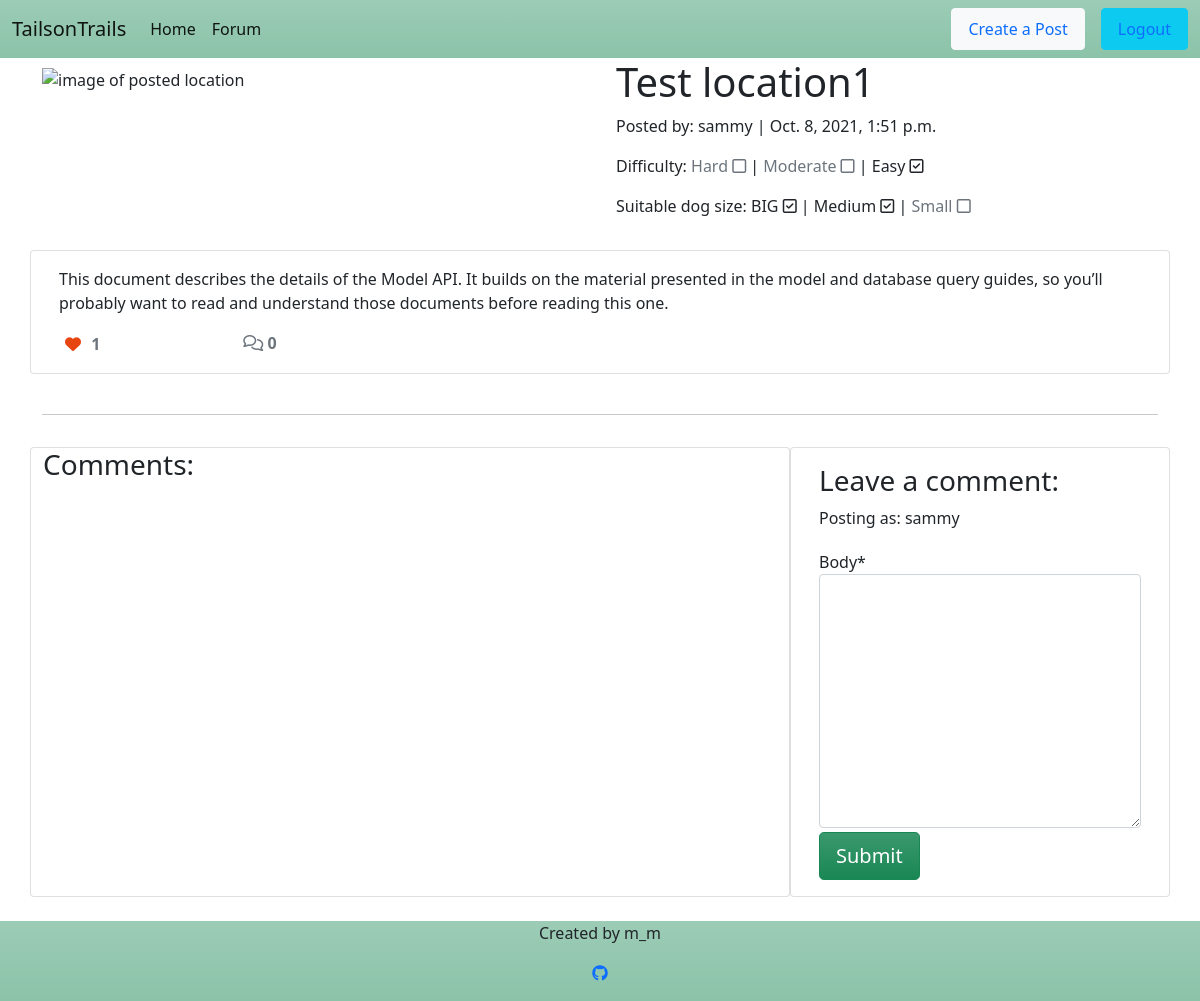
Before: /test-location1/ (signed in) with the older database file.
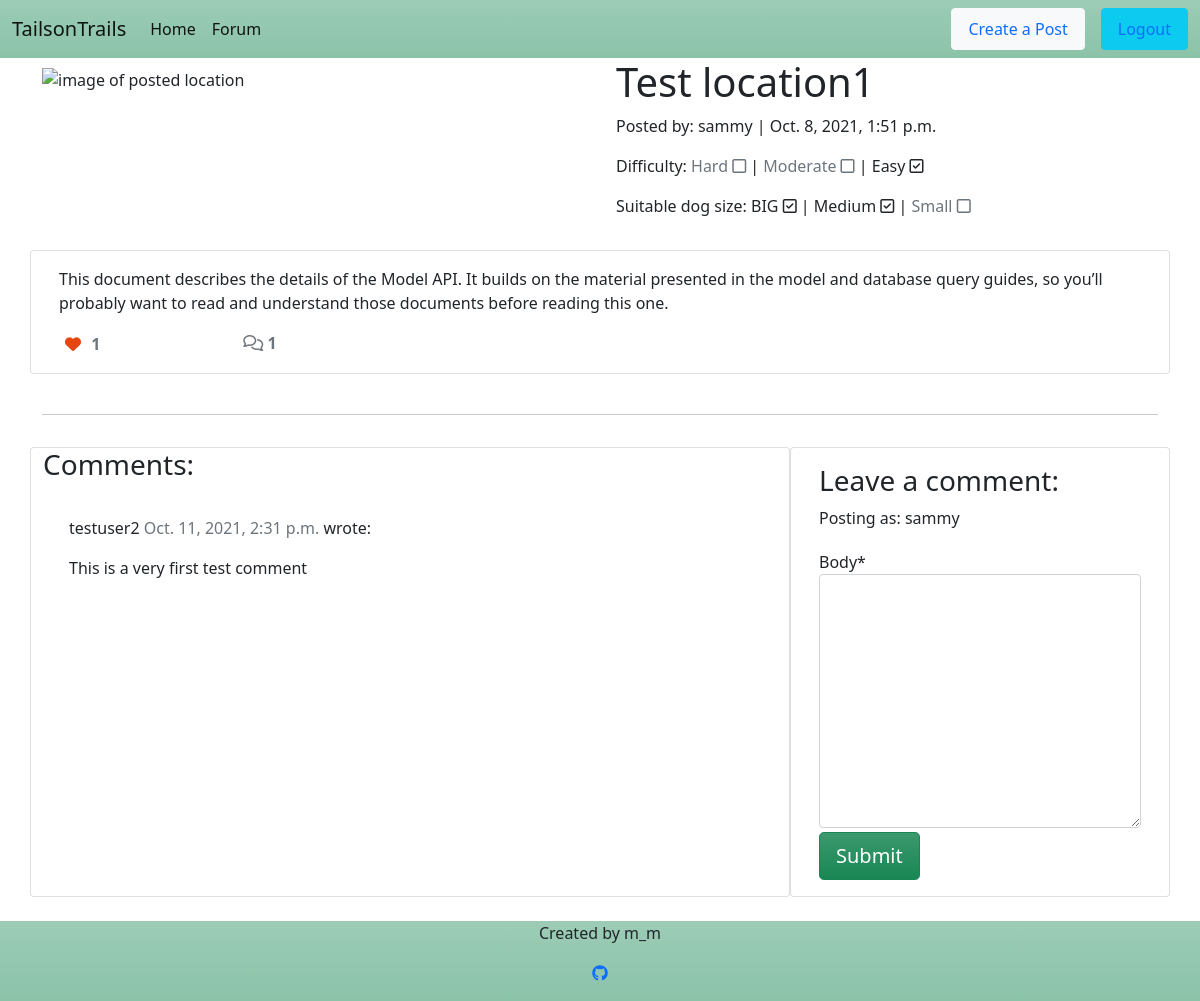
After: the same page with the newer database file.
### forum/models.py (models this page shows, shortened)
class Post(models.Model):
    location = models.CharField(max_length=50)
    slug = models.SlugField(max_length=200, unique=True)
    author = models.ForeignKey(
        User, on_delete=models.CASCADE, related_name="forum_posts"
    )
    featured_image = CloudinaryField('image', default='placeholder')
    excerpt = models.TextField(blank=True)
    updated_on = models.DateTimeField(auto_now=True)
    content = models.TextField()
    difficulty_hard = models.BooleanField(default=False)
    difficulty_moderate = models.BooleanField(default=False)
    difficulty_easy = models.BooleanField(default=False)
    breed_big = models.BooleanField(default=False)
    breed_mid = models.BooleanField(default=False)
    breed_sml = models.BooleanField(default=False)
    created_on = models.DateTimeField(auto_now_add=True)
    status = models.IntegerField(choices=STATUS, default=0)
    likes = models.ManyToManyField(
        User, related_name='blogpost_like', blank=True)
    class Meta:
        ordering = ["-created_on"]
    def number_of_likes(self):
        return self.likes.count()

class Comment(models.Model):
    post = models.ForeignKey(Post, on_delete=models.CASCADE,
                             related_name="comments")
    name = models.CharField(max_length=80)
    email = models.EmailField()
    body = models.TextField()
    created_on = models.DateTimeField(auto_now_add=True)
    approved = models.BooleanField(default=False)
    class Meta:
        ordering = ["created_on"]

### forum/views.py (the view, shortened to what this page needs)
# urls.py: path('<slug:slug>/', views.PostDetail.as_view(), name='post_detail'),
class PostDetail(View):
    @method_decorator(login_required, name='home')
    def get(self, request, slug, *args, **kwargs):
        queryset = Post.objects.filter(status=1)
        post = get_object_or_404(queryset, slug=slug)
        comments = post.comments.filter(approved=True).order_by("-created_on")
        liked = False
        if post.likes.filter(id=self.request.user.id).exists():
            liked = True
        return render(
            request,
            "post_detail.html",
            {
                "post": post,
                "comments": comments,
                "commented": False,
                "liked": liked,
                "comment_form": CommentForm()
            },
        )

### forum/forms.py
class CommentForm(forms.ModelForm):
    class Meta:
        model = Comment
        fields = ('body',)

### templates/post_detail.html (shortened to what this page needs)
{% extends 'base.html' %} {% block content %}
{% load crispy_forms_tags %}
<div class="masthead">
    <div class="container">
        <div class="row g-0">
            <div class="col-12 col-md-6 mt-2">
                {% if "placeholder" in post.featured_image.url %}
                <img src="https://codeinstitute.s3.amazonaws.com/fullstack/blog/default.jpg" alt="default image" width="100%">
                {% else %}
                <img src=" {{ post.featured_image.url }}" alt="image of posted location" width="100%">
                {% endif %}
            </div>
            <div class="col-md-6 ps-3">
                <h1 class="post-title">{{ post.location }}</h1>
                <p class="post-subtitle">Posted by: {{ post.author }} | {{ post.created_on }}</p>
                <p>Difficulty:
                    {% if  post.difficulty_hard %}
                    <span>
                        Hard
                        <i class="far fa-check-square"></i>
                    </span>
                    {% else %}
                    <span class="text-muted">
                        Hard
                        <i class="far fa-square"></i>
                    </span>
                    {% endif %}
                     |
                    {% if  post.difficulty_moderate %}
                    <span>
                        Moderate
                        <i class="far fa-check-square"></i>
                    </span>
                    {% else %}
                    <span class="text-muted">
                        Moderate
                        <i class="far fa-square"></i>
                    </span>
                    {% endif %}
                     |
                    {% if  post.difficulty_easy %}
                    <span>
                        Easy
                        <i class="far fa-check-square"></i>
                    </span>
                    {% else %}
                    <span class="text-muted">
                        Easy
                        <i class="far fa-square"></i>
                    </span>
                    {% endif %}
                </p>
                <p>Suitable dog size:
                    {% if  post.breed_big %}
                    <span>
                        BIG
                        <i class="far fa-check-square"></i>
                    </span>
                    {% else %}
                    <span class="text-muted">
                        BIG
                        <i class="far fa-square"></i>
                    </span>
                    {% endif %}
                     |
                    {% if  post.breed_mid %}
                    <span>
                        Medium
                        <i class="far fa-check-square"></i>
                    </span>
                    {% else %}
                    <span class="text-muted">
                        Medium
                        <i class="far fa-square"></i>
                    </span>
                    {% endif %}
                     |
                    {% if  post.breed_sml %}
                    <span>
                        Small
                        <i class="far fa-check-square"></i>
                    </span>
                    {% else %}
                    <span class="text-muted">
                        Small
                        <i class="far fa-square"></i>
                    </span>
                    {% endif %}
                </p>
            </div>
        </div>
    </div>
</div>
<div class="container">
    <div class="row">
        <div class="col card mb-4  mt-3 left  top">
            <div class="card-body">
                <p class="card-text ">
                    {{ post.content | safe }}
                </p>
                <div class="row text-nowrap">
                    <div class="col-2">
                        <strong>
                            <form class="d-inline" action="{% url 'post_like' post.slug %}" method="POST" >
                                {% if liked %}
                                <button type="submit" name="forumpost_id" value="{{post.slug}}" class="btn-like">
                                    <i class="fas fa-heart"></i>
                                </button>
                                {% else %}
                                <button type="submit" name="forumpost_id" value="{{post.slug}}" class="btn-like">
                                    <i class="far fa-heart"></i>
                                </button>
                                {% endif %}
                            </form>
                            <span class="text-secondary">{{ post.number_of_likes }} </span>
                        </strong>
                    </div>
                    <div class="col-1">
                        {% with comments.count as total_comments %}
                        <strong class="text-secondary"><i class="far fa-comments"></i>
                            {{ total_comments }}</strong>
                        {% endwith %}
                    </div>
                </div>
            </div>
        </div>
    </div>
    <div class="row">
        <div class="col">
            <hr>
        </div>
    </div>
    <div class="row">
        <div class="col-md-8 card mb-4  mt-3 ">
            <h3>Comments:</h3>
            <div class="card-body">
                {% for comment in comments %}
                <div class="comments" style="padding: 10px;">
                    <p class="font-weight-bold">
                        {{ comment.name }}
                        <span class=" text-muted font-weight-normal">
                            {{ comment.created_on }}
                        </span> wrote:
                    </p>
                    {{ comment.body | linebreaks }}
                </div>
                {% endfor %}
            </div>
        </div>
        <div class="col-md-4 card mb-4  mt-3">
            <div class="card-body">
                {% if commented %}
                <div class="alert alert-success" role="alert">
                    Your comment is awaiting approval
                </div>
                {% else %}
                <h3>Leave a comment:</h3>
                <p>Posting as: {{ user.username }}</p>
                <form method="post" style="margin-top: 1.3em;">
                    {{ comment_form | crispy }}
                    <button type="submit" class="btn btn-success btn-lg bg-gradient mt-1">Submit</button>
                </form>
                {% endif %}
            </div>
        </div>
    </div>
</div>
{% endblock content %}

### templates/base.html (shortened to what this page needs)
{% load static %}
<!DOCTYPE html>
<html lang="en">
<head>
    <link href="https://cdn.jsdelivr.net/npm/bootstrap@5.1.1/dist/css/bootstrap.min.css" rel="stylesheet"
>
    <link rel="stylesheet" href="{% static 'css/style.css' %}">
</head>
<body>
        <header>
                <nav class="navbar navbar-expand-lg navbar-light bg-success bg-gradient bg-opacity-50">
                    <div class="container-fluid">
                        <a class="navbar-brand" href="{% url 'home' %}"><span class="brand">T<span>ails</span>on<span
                                    class="brand">T</span>rails</span></span></a>
                        <div class="collapse navbar-collapse" id="navbarText">
                            <ul class="navbar-nav me-auto mb-2 mb-lg-0">
                                <li class="nav-item">
                                    <a class="nav-link active" aria-current="page" href="{% url 'home' %}">Home</a>
                                </li>
                                <li class="nav-item">
                                    <a class="nav-link active" aria-current="page" href="{% url 'posts' %}">Forum</a>
                                </li>
                            </ul>
                            <ul class="nav">
                                {% if user.is_authenticated %}
                                <li class="nav-item">
                                    <a class="nav-link btn btn-light me-3" href="{% url 'post_create' %}">Create a Post</a>
                                </li>
                                <li class="nav-item">
                                    <a class="nav-link btn btn-info" href="{% url 'account_logout' %}">Logout</a>
                                </li>
                                {% endif %}
                            </ul>
                        </div>
                    </div>
                </nav>
    </header>
    <main>
        {% block content %}
        {% endblock %}
    </main>
    <footer class="bg-success bg-gradient bg-opacity-50">
        <div class="text-center d-inline">
            <p> Created by m_m</p>
            <p><a href="https://github.com/" target="_blank" rel="noopener"
                    aria-label="Open our Github page in a new tab"><i class="fab fa-github"></i></a></p>
        </div>
    </footer>
</body>
</html>

### static/css/style.css (style rules this page uses)
body { display: flex; flex-flow: column; min-height: 100vh; overflow-x: hidden; }
main { flex: 1; }
.btn-like { color: #E84610; border: none; background: transparent; }

Changed rows visible on the page:
added Comment: name "testuser2", created_on "Oct. 11, 2021, 2:31 p.m.", body "This is a very first test comment"
Other visible differences:
{{ total_comments }}: "0" → "1"
